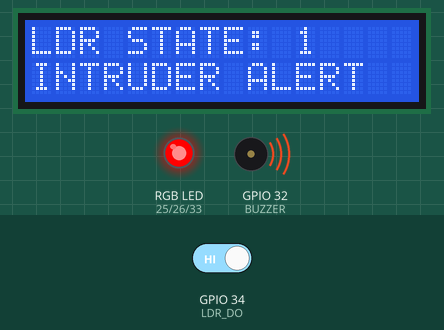
Recording of a sketch running on a simulated ESP32. Shown: 16×2 character LCD, an RGB LED mixed from three pins (HIGH = lit), buzzer (waves = sounding, pin HIGH). The inputs (shaded band) are chosen by the test bench; at power-on: GPIO 34 (LDR_DO) HIGH. What the sketch prints to the serial monitor is not drawn.

Above: at 3.3 s.
3.4 s: GPIO 34 (LDR_DO) driven LOW
At 4.6 s:
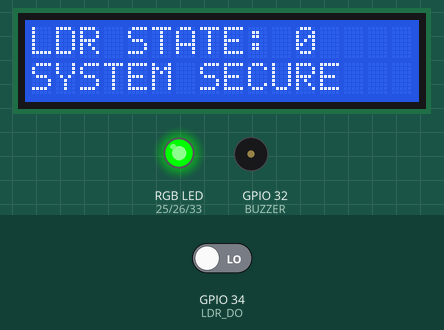
5.6 s: GPIO 34 (LDR_DO) driven HIGH
At 7.4 s:
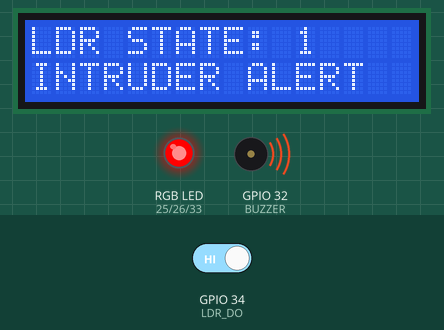
Timing chart, 0 to 8.9 s (numbered marks = the images above; inputs shaded):
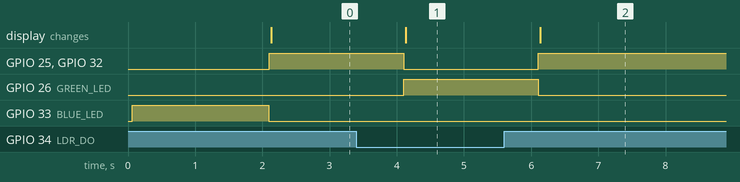

Measured:
- after the input at 3.4 s, GPIO 25 (RED_LED), GPIO 32 (BUZZER): HIGH → LOW after 0.71 s; GPIO 26 (GREEN_LED): LOW → HIGH after 0.71 s; the display: changes after 0.74 s (image 1)
- after the input at 5.6 s, GPIO 25 (RED_LED), GPIO 32 (BUZZER): LOW → HIGH after 0.51 s; GPIO 26 (GREEN_LED): HIGH → LOW after 0.51 s; the display: changes after 0.54 s (image 2)

The sketch:

ESP32_Laser_Security.ino
```cpp
#include <WiFi.h>
#include <WebServer.h>
#include <Wire.h>
#include <LiquidCrystal_I2C.h>

// =================================================
// PIN DEFINITIONS
// =================================================

#define LDR_DO      34

#define RED_LED     25
#define GREEN_LED   26
#define BLUE_LED    33

#define BUZZER      32

// =================================================
// LCD
// =================================================

LiquidCrystal_I2C lcd(0x27, 16, 2);

// =================================================
// WIFI ACCESS POINT
// =================================================

const char* ssid = "Nothing";
const char* password = "12345678";

// =================================================
// WEB SERVER
// =================================================

WebServer server(80);

// =================================================
// VARIABLES
// =================================================

int ldrState = 0;

String systemStatus = "SYSTEM SECURE";
String laserStatus = "LASER DETECTED";
String buzzerStatus = "OFF";


// =================================================
// UPDATE HARDWARE DATA
// =================================================

void updateSystem() {

  ldrState = digitalRead(LDR_DO);

  /*
    LDR MODULE LOGIC

    LOW  = Laser detected
           System Secure

    HIGH = Laser blocked
           Intruder Alert
  */

  if (ldrState == LOW) {

    systemStatus = "SYSTEM SECURE";
    laserStatus = "LASER DETECTED";
    buzzerStatus = "OFF";

    // RGB LED
    digitalWrite(GREEN_LED, HIGH);
    digitalWrite(RED_LED, LOW);
    digitalWrite(BLUE_LED, LOW);

    // Buzzer
    digitalWrite(BUZZER, LOW);

    // LCD
    lcd.setCursor(0, 0);
    lcd.print("LDR STATE: 0   ");

    lcd.setCursor(0, 1);
    lcd.print("SYSTEM SECURE   ");
  }

  else {

    systemStatus = "INTRUDER ALERT";
    laserStatus = "LASER BLOCKED";
    buzzerStatus = "ON";

    // RGB LED
    digitalWrite(GREEN_LED, LOW);
    digitalWrite(RED_LED, HIGH);
    digitalWrite(BLUE_LED, LOW);

    // Buzzer
    digitalWrite(BUZZER, HIGH);

    // LCD
    lcd.setCursor(0, 0);
    lcd.print("LDR STATE: 1   ");

    lcd.setCursor(0, 1);
    lcd.print("INTRUDER ALERT  ");
  }
}


// =================================================
// WEB PAGE (sent ONCE, static shell + JS polling)
// =================================================

void handleRoot() {

  String page = R"rawliteral(
<!DOCTYPE html>
<html>
<head>
<meta name="viewport" content="width=device-width, initial-scale=1">
<title>ESP32 Laser Security System</title>
<style>
body {
  font-family: Arial, sans-serif;
  background: #202124;
  color: white;
  text-align: center;
  margin: 0;
}
.container {
  max-width: 600px;
  margin: 40px auto;
  padding: 25px;
  background: #303134;
  border-radius: 20px;
}
h1 {
  color: #00bfff;
}
.card {
  padding: 18px;
  margin: 15px 0;
  background: #3c4043;
  border-radius: 12px;
  font-size: 20px;
}
.status {
  font-size: 30px;
  font-weight: bold;
  padding: 20px;
  border-radius: 15px;
  transition: background 0.3s ease;
}
.secure { background: #1b5e20; }
.alert  { background: #b71c1c; }
</style>
</head>
<body>
<div class="container">
<h1>ESP32 LASER SECURITY</h1>

<div class="status" id="statusBox">Loading...</div>

<div class="card">
LDR DIGITAL STATE: <b id="ldrState">-</b>
</div>

<div class="card">
LASER STATUS: <b id="laserStatus">-</b>
</div>

<div class="card">
BUZZER: <b id="buzzerStatus">-</b>
</div>

<div class="card">
DATA UPDATE INTERVAL: <b>1 SECOND</b>
</div>

<div class="card" id="connInfo" style="font-size:14px;color:#9aa0a6;">
Connecting...
</div>

</div>

<script>
async function refreshData() {
  try {
    const res = await fetch('/data', { cache: "no-store" });
    if (!res.ok) throw new Error("bad response");
    const data = await res.json();

    document.getElementById('ldrState').innerText = data.ldrState;
    document.getElementById('laserStatus').innerText = data.laserStatus;
    document.getElementById('buzzerStatus').innerText = data.buzzerStatus;

    const statusBox = document.getElementById('statusBox');
    statusBox.innerText = data.systemStatus;
    statusBox.className = "status " + (data.ldrState == 0 ? "secure" : "alert");

    document.getElementById('connInfo').innerText = "Connected - last update OK";
  } catch (err) {
    document.getElementById('connInfo').innerText = "Connection lost, retrying...";
  }
}

refreshData();
setInterval(refreshData, 1000);
</script>

</body>
</html>
)rawliteral";

  server.sendHeader("Connection", "close");
  server.send(200, "text/html", page);
}


// =================================================
// LIGHTWEIGHT JSON DATA ENDPOINT (polled every 1s)
// =================================================

void handleData() {

  String json = "{";
  json += "\"ldrState\":" + String(ldrState) + ",";
  json += "\"systemStatus\":\"" + systemStatus + "\",";
  json += "\"laserStatus\":\"" + laserStatus + "\",";
  json += "\"buzzerStatus\":\"" + buzzerStatus + "\"";
  json += "}";

  server.sendHeader("Connection", "close");
  server.sendHeader("Cache-Control", "no-cache, no-store, must-revalidate");
  server.send(200, "application/json", json);
}


// =================================================
// 404 HANDLER (avoids hanging on unknown requests)
// =================================================

void handleNotFound() {
  server.sendHeader("Connection", "close");
  server.send(404, "text/plain", "Not found");
}


// =================================================
// SETUP
// =================================================

void setup() {

  Serial.begin(115200);

  // ================= PINS =================

  pinMode(LDR_DO, INPUT);

  pinMode(RED_LED, OUTPUT);
  pinMode(GREEN_LED, OUTPUT);
  pinMode(BLUE_LED, OUTPUT);

  pinMode(BUZZER, OUTPUT);


  // ================= INITIAL STATE =================

  digitalWrite(RED_LED, LOW);
  digitalWrite(GREEN_LED, LOW);
  digitalWrite(BLUE_LED, LOW);
  digitalWrite(BUZZER, LOW);


  // ================= LCD =================

  Wire.begin(21, 22);

  lcd.init();

  lcd.backlight();

  digitalWrite(BLUE_LED, HIGH);

  lcd.setCursor(0, 0);
  lcd.print("LASER SECURITY");

  lcd.setCursor(0, 1);
  lcd.print("SYSTEM STARTING");

  delay(2000);

  digitalWrite(BLUE_LED, LOW);

  lcd.clear();


  // ================= WIFI =================

  WiFi.mode(WIFI_AP);

  WiFi.softAP(ssid, password);

  Serial.println();
  Serial.println("==============================");
  Serial.println("ESP32 LASER SECURITY SYSTEM");
  Serial.println("==============================");

  Serial.print("SSID: ");
  Serial.println(ssid);

  Serial.print("IP ADDRESS: ");
  Serial.println(WiFi.softAPIP());


  // ================= WEB SERVER =================

  server.on("/", handleRoot);
  server.on("/data", handleData);
  server.onNotFound(handleNotFound);

  server.begin();

  Serial.println("WEB SERVER STARTED");

  lcd.clear();
}


// =================================================
// LOOP
// =================================================

void loop() {

  // Handle web requests
  server.handleClient();

  // Fixed 1-second data update interval
  static unsigned long previousMillis = 0;

  unsigned long currentMillis = millis();

  if (currentMillis - previousMillis >= 1000) {

    previousMillis = currentMillis;

    updateSystem();
  }
}
```
